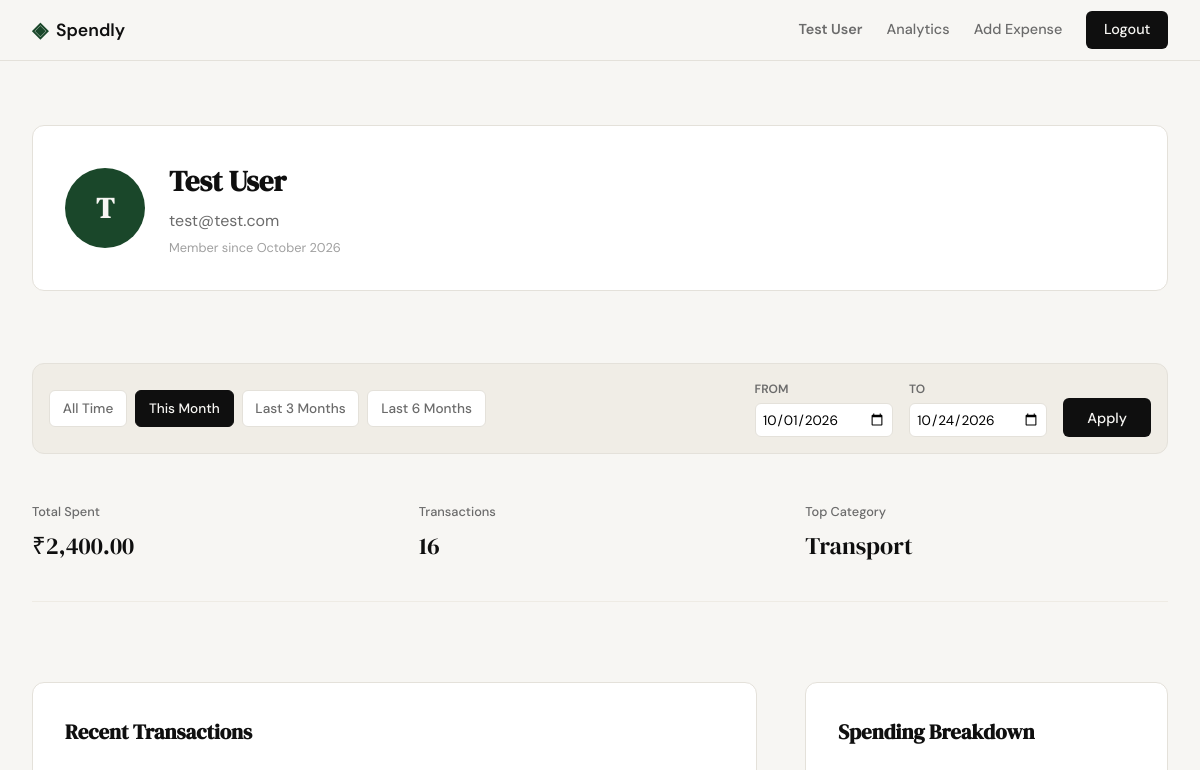
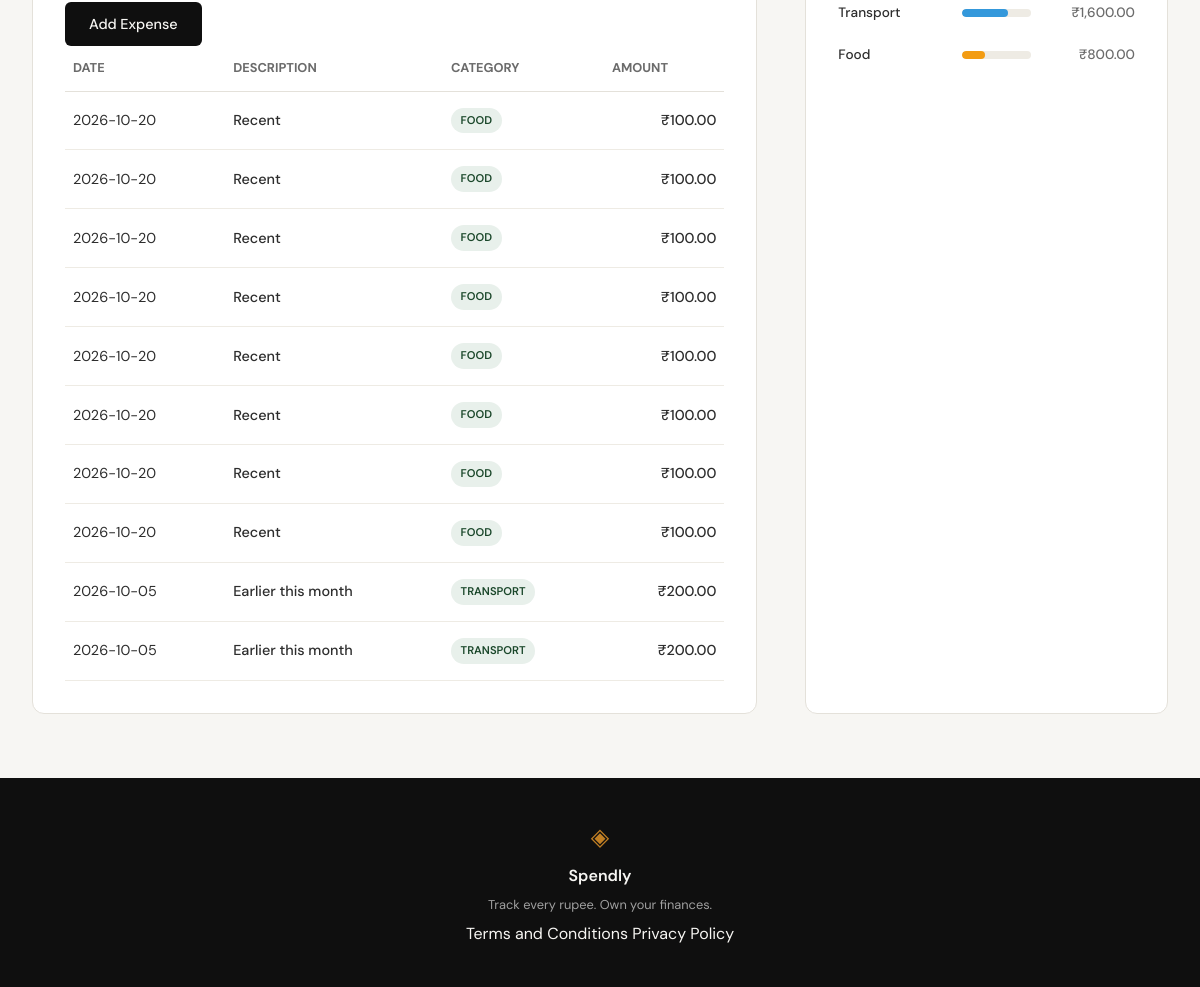
Page /profile?date_from=2026-10-01&date_to=2026-10-24 (signed in) on the committed database (2 pictures, top to bottom).
### tables this page shows
CREATE TABLE users (
                id INTEGER PRIMARY KEY AUTOINCREMENT,
                name TEXT NOT NULL,
                email TEXT UNIQUE NOT NULL,
                password_hash TEXT NOT NULL,
                created_at TEXT DEFAULT CURRENT_TIMESTAMP
            );

CREATE TABLE expenses (
                id INTEGER PRIMARY KEY AUTOINCREMENT,
                user_id INTEGER NOT NULL,
                amount REAL NOT NULL,
                category TEXT NOT NULL,
                date TEXT NOT NULL,
                description TEXT,
                created_at TEXT DEFAULT CURRENT_TIMESTAMP,
                FOREIGN KEY (user_id) REFERENCES users (id)
            );

### app.py (the view)
@app.route("/profile")
def profile():
    if not session.get("user_id"):
        return redirect(url_for("login"))
    user_id = session["user_id"]
    user_data = queries.get_user_by_id(user_id)
    if not user_data:
        session.clear()
        flash("User account not found.", "error")
        return redirect(url_for("login"))
    date_from = request.args.get("date_from")
    date_to = request.args.get("date_to")
    error_msg, validated_from, validated_to, presets = get_date_filters(date_from, date_to)
    if error_msg:
        flash(error_msg, "error")
    summary_stats = queries.get_summary_stats(user_id, validated_from, validated_to)
    summary_stats["total_spent"] = f"₹{summary_stats['total_spent']:,.2f}"
    recent_transactions = queries.get_recent_transactions(user_id, date_from=validated_from, date_to=validated_to)
    transactions = [
        {**t, "amount": f"₹{t['amount']:,.2f}"}
        for t in recent_transactions
    ]
    raw_breakdown = queries.get_category_breakdown(user_id, validated_from, validated_to)
    category_class_map = {
        "Food": "bar-food",
        "Food & Dining": "bar-food",
        "Transport": "bar-travel",
        "Entertainment": "bar-entertainment",
        "Bills": "bar-bills",
        "Other": "bar-other"
    }
    category_breakdown = []
    for item in raw_breakdown:
        category = item["category"]
        category_breakdown.append({
            "category": category,
            "amount": f"₹{item['amount']:,.2f}",
            "percentage": item["pct"],
            "class": category_class_map.get(category, "bar-other")
        })
    return render_template(
        "profile.html",
        user=user_data,
        stats=summary_stats,
        transactions=transactions,
        breakdown=category_breakdown,
        active_from=validated_from,
        active_to=validated_to,
        presets=presets
    )

### app.py (called while the page is built)
@app.context_processor
def inject_user_name():
    if session.get("user_id"):
        with get_db() as conn:
            user = conn.execute("SELECT name FROM users WHERE id = ?", (session["user_id"],)).fetchone()
            if user:
                return dict(current_user_name=user["name"])
    return dict(current_user_name=None)

@app.context_processor
def inject_today():
    return dict(today=datetime.now().date().isoformat())

### database/db.py (called while the page is built)
def get_db():
    conn = sqlite3.connect(DB_PATH)
    conn.row_factory = sqlite3.Row
    conn.execute("PRAGMA foreign_keys = ON")
    return conn

### database/queries.py (called while the page is built)
def get_user_by_id(user_id):
    with get_db() as conn:
        user = conn.execute(
            "SELECT name, email, created_at FROM users WHERE id = ?",
            (user_id,)
        ).fetchone()
        if user:
            try:
                date_obj = datetime.strptime(user["created_at"], "%Y-%m-%d %H:%M:%S")
                member_since = date_obj.strftime("%B %Y")
            except (ValueError, TypeError):
                member_since = "Unknown"
            return {
                "name": user["name"],
                "email": user["email"],
                "member_since": member_since,
                "initials": f"{user['name'][0].upper()}" if user['name'] else "?"
            }
    return None

def _apply_date_filter(query, params, date_from, date_to):
    if date_from and date_to:
        query += " AND date BETWEEN ? AND ?"
        params.extend([date_from, date_to])
    return query, params

def get_recent_transactions(user_id, limit=10, date_from=None, date_to=None):
    with get_db() as conn:
        query = "SELECT date, description, category, amount FROM expenses WHERE user_id = ?"
        params = [user_id]
        query, params = _apply_date_filter(query, params, date_from, date_to)
        query += " ORDER BY date DESC LIMIT ?"
        params.append(limit)
        rows = conn.execute(query, params).fetchall()
        return [dict(row) for row in rows]

### templates/profile.html (shortened to what this page needs)
{% extends "base.html" %}
{% block content %}
<div class="profile-container">
    <section class="auth-card profile-header">
        <div class="profile-info">
            <div class="profile-avatar">{{ user.initials }}</div>
            <div class="profile-details">
                <h2>{{ user.name }}</h2>
                <p class="text-muted">{{ user.email }}</p>
                <span class="member-since">Member since {{ user.member_since }}</span>
            </div>
        </div>
    </section>
    <section class="filter-bar">
        <div class="filter-presets">
            <a href="{{ url_for('profile') }}"
               class="filter-btn {{ 'active' if not active_from and not active_to }}"
               data-preset="all">All Time</a>
            <a href="{{ url_for('profile', date_from=presets.month.from, date_to=presets.month.to) }}"
               class="filter-btn {{ 'active' if active_from == presets.month.from and active_to == presets.month.to }}"
               data-preset="month">This Month</a>
            <a href="{{ url_for('profile', date_from=presets['3m'].from, date_to=presets['3m'].to) }}"
               class="filter-btn {{ 'active' if active_from == presets['3m'].from and active_to == presets['3m'].to }}"
               data-preset="3m">Last 3 Months</a>
            <a href="{{ url_for('profile', date_from=presets['6m'].from, date_to=presets['6m'].to) }}"
               class="filter-btn {{ 'active' if active_from == presets['6m'].from and active_to == presets['6m'].to }}"
               data-preset="6m">Last 6 Months</a>
        </div>
        <form class="filter-custom" method="GET" action="{{ url_for('profile') }}">
            <div class="input-group">
                <label for="date_from">From</label>
                <input type="date" name="date_from" id="date_from" value="{{ active_from or '' }}">
            </div>
            <div class="input-group">
                <label for="date_to">To</label>
                <input type="date" name="date_to" id="date_to" value="{{ active_to or '' }}">
            </div>
            <button type="submit" class="btn-primary">Apply</button>
        </form>
    </section>
    <section class="stat-grid">
        <div class="stat-card">
            <span class="stat-label">Total Spent</span>
            <span class="stat-value">{{ stats.total_spent }}</span>
        </div>
        <div class="stat-card">
            <span class="stat-label">Transactions</span>
            <span class="stat-value">{{ stats.transaction_count }}</span>
        </div>
        <div class="stat-card">
            <span class="stat-label">Top Category</span>
            <span class="stat-value">{{ stats.top_category }}</span>
        </div>
    </section>
    <div class="profile-grid">
        <section class="profile-section">
            <div class="section-header">
                <h3 class="section-title">Recent Transactions</h3>
                <a href="{{ url_for('add_expense') }}" class="btn btn-primary btn-sm">Add Expense</a>
            </div>
            <div class="table-wrapper">
                <table class="data-table">
                    <thead>
                        <tr>
                            <th>Date</th>
                            <th>Description</th>
                            <th>Category</th>
                            <th class="text-right">Amount</th>
                        </tr>
                    </thead>
                    <tbody>
                        {% for tx in transactions %}
                        <tr class="table-row">
                            <td>{{ tx.date }}</td>
                            <td class="font-medium">{{ tx.description }}</td>
                            <td><span class="category-badge">{{ tx.category }}</span></td>
                            <td class="text-right font-medium">{{ tx.amount }}</td>
                        </tr>
                        {% endfor %}
                    </tbody>
                </table>
            </div>
        </section>
        <section class="profile-section">
            <h3 class="section-title">Spending Breakdown</h3>
            <div class="spending-bars">
                {% for cat in breakdown %}
                <div class="bar-row">
                    <span class="bar-label">{{ cat.category }}</span>
                    <div class="bar-track">
                        <div class="bar-fill {{ cat.class }}" style="width: {{ cat.percentage }}%;"></div>
                    </div>
                    <span class="bar-amt">{{ cat.amount }}</span>
                </div>
                {% endfor %}
            </div>
        </section>
    </div>
</div>
{% endblock %}

### templates/base.html (shortened to what this page needs)
<!DOCTYPE html>
<html lang="en">
<head>
    <link rel="stylesheet" href="{{ url_for('static', filename='css/style.css') }}">
</head>
<body>
    <nav class="navbar">
        <div class="nav-inner">
            <a href="{{ url_for('landing') }}" class="nav-brand">
                <span class="brand-icon">◈</span>
                <span class="brand-name">Spendly</span>
            </a>
            <div class="nav-links">
                {% if session.get('user_id') %}
                    <a href="{{ url_for('profile') }}" class="nav-user-profile {% if request.endpoint == 'profile' %}active{% endif %}">
                        {{ current_user_name }}
                    </a>
                    <a href="{{ url_for('analytics') }}" class="nav-link {% if request.endpoint == 'analytics' %}active{% endif %}">Analytics</a>
                    <a href="{{ url_for('add_expense') }}" class="nav-link {% if request.endpoint == 'add_expense' %}active{% endif %}">Add Expense</a>
                    <a href="{{ url_for('logout') }}" class="nav-cta">Logout</a>
                {% else %}
                    <a href="{{ url_for('login') }}">Sign in</a>
                    <a href="{{ url_for('register') }}" class="nav-cta">Get started</a>
                {% endif %}
            </div>
        </div>
    </nav>
    <main class="main-content">
        {% block content %}{% endblock %}
    </main>
    <footer class="footer">
        <div class="footer-inner">
            <span class="brand-icon">◈</span>
            <span class="footer-name">Spendly</span>
            <p class="footer-copy">Track every rupee. Own your finances.</p>
            <div class="footer-links">
                <a href="{{ url_for('terms') }}">Terms and Conditions</a>
                <a href="{{ url_for('privacy') }}">Privacy Policy</a>
            </div>
        </div>
    </footer>
</body>
</html>

### rows in the picture
users: name "Test User", email "test@test.com"
expenses: date "2026-10-20", description "Recent", category "FOOD", amount "₹100.00"
expenses: date "2026-10-20", description "Recent", category "FOOD", amount "₹100.00"
expenses: date "2026-10-20", description "Recent", category "FOOD", amount "₹100.00"
expenses: date "2026-10-20", description "Recent", category "FOOD", amount "₹100.00"
expenses: date "2026-10-20", description "Recent", category "FOOD", amount "₹100.00"
expenses: date "2026-10-20", description "Recent", category "FOOD", amount "₹100.00"
expenses: date "2026-10-20", description "Recent", category "FOOD", amount "₹100.00"
expenses: date "2026-10-20", description "Recent", category "FOOD", amount "₹100.00"
expenses: date "2026-10-05", description "Earlier this month", category "TRANSPORT", amount "₹200.00"
expenses: date "2026-10-05", description "Earlier this month", category "TRANSPORT", amount "₹200.00"

### other values in the picture
{{ user.initials }} "T"
{{ user.member_since }} "October 2026"
{{ stats.total_spent }} "₹2,400.00"
{{ stats.transaction_count }} "16"
{{ stats.top_category }} "Transport"
{{ cat.category }} "Transport" "Food"
{{ cat.amount }} "₹1,600.00" "₹800.00"
